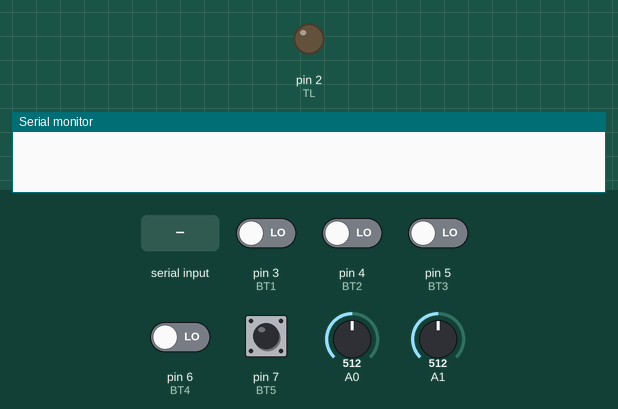
This sketch was run on a simulated Arduino Uno, built with avr-gcc and run on an emulated ATmega328P. On the bench: output pins drawn as LEDs (lit = HIGH), the last lines printed to the serial monitor. The inputs (shaded band) are chosen by the test bench; at power-on: pin 7 (BT5) HIGH, pin 3 (BT1), pin 4 (BT2), pin 5 (BT3), pin 6 (BT4) LOW, A0 = 512, A1 = 512.

Above: at 1.2 s.
1.3 s: "ILP+LASER" received over Serial
At 2.8 s:
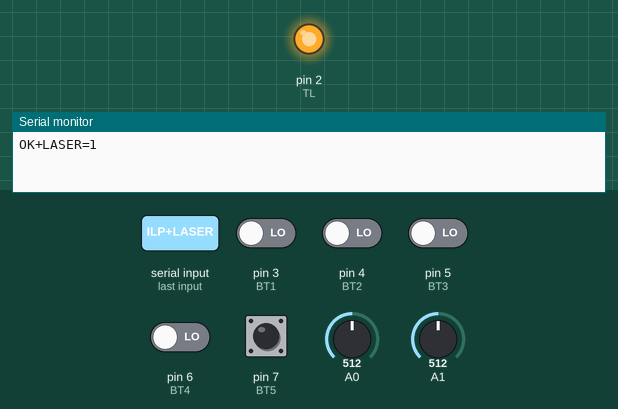
7.8 s: "ILP+LASER" received over the second serial link
At 9.4 s:
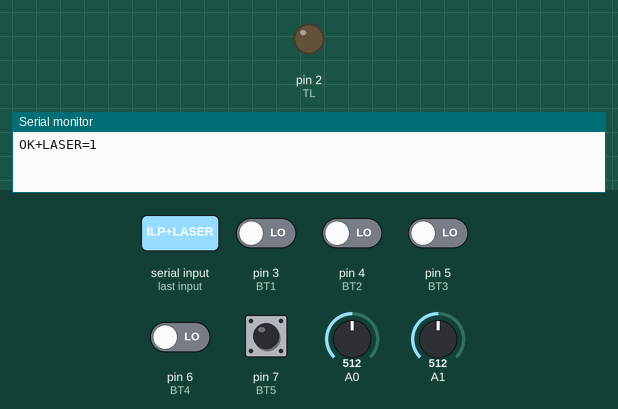
Timing chart, 0 to 10.9 s (numbered marks = the images above; inputs shaded):
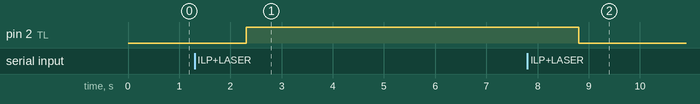

Measured:
- after the input at 1.3 s, pin 2 (TL): LOW → HIGH after 1.0 s
- after the input at 7.8 s, pin 2 (TL): HIGH → LOW after 1.0 s

The sketch:

V6.ino
```cpp
#include <SoftwareSerial.h>
#include <EEPROM.h>

#define BT1 3
#define BT2 4
#define BT3 5
#define BT4 6
#define BT5 7

#define TL 2

#define joyX A0
#define joyY A1

#define LASER_MODE_ADDRESS 0
#define DEADZONE_ADDRESS 1
#define LASER_BUTTON_ADDRESS 2

bool is_connected;
bool laser_state = false;
bool b_pressed[5] = {false, false, false, false, false};
String command;
int laser_mode;
int laser_button;
int xValue, yValue, deadzone, joy_tick_counter = 0;

typedef enum
{
  B_UNCHANGED = -1,
  B_RELEASED,
  B_PRESSED
} STATES;

SoftwareSerial hc05(10, 11);

void setup() {
  pinMode(BT1, INPUT);
  pinMode(BT2, INPUT);
  pinMode(BT3, INPUT);
  pinMode(BT4, INPUT);
  pinMode(BT5, INPUT_PULLUP);

  pinMode (TL, OUTPUT);

  Serial.begin(9600);
  hc05.begin(9600);

  laser_mode = (int)EEPROM.read(LASER_MODE_ADDRESS);
  deadzone = (int)EEPROM.read(DEADZONE_ADDRESS);
  laser_button = (int)EEPROM.read(LASER_BUTTON_ADDRESS);
}

STATES update_button(int button, bool *button_state) {
  if (button == BT1 + 4) {
    if (digitalRead(button) == LOW && *button_state == false) {
      *button_state = true;
      return B_PRESSED;
    } else if (digitalRead(button) == HIGH && *button_state == true) {
      *button_state = false;
      return B_RELEASED;
    }
  } else {
    if (digitalRead(button) == HIGH && *button_state == false) {
      *button_state = true;
      return B_PRESSED;
    } else if (digitalRead(button) == LOW && *button_state == true) {
      *button_state = false;
      return B_RELEASED;
    }
  }

  return B_UNCHANGED;
}

void update_laser_mode(int mode, Stream *stream) {
  if (mode != 0 && mode != 1 && mode != 2) {
    mode = 1;
  }

  EEPROM.update(LASER_MODE_ADDRESS, mode);
  laser_mode = mode;
  stream->print("OK+LASERMODE=");
  stream->println(mode);
}

void update_laser_button(int button, Stream *stream) {
  if (!(button >= 0 && button <= 5)) {
    button = 0;
  }

  EEPROM.update(LASER_BUTTON_ADDRESS, button);
  laser_button = button;
  stream->print("OK+LASERBUTTON=");
  stream->println(button);
}

void update_deadzone(int value, Stream *stream) {
  value = constrain(value, 0, 100);
  EEPROM.update(DEADZONE_ADDRESS, value);
  deadzone = value;
  stream->print("OK+DEADZONE=");
  stream->println(deadzone);
}

int joyRawToPhys(int raw) {
  return map(raw, 0, 1023, -100, 100);
}

int getJoyValue(int joy) {
  int value = joyRawToPhys(analogRead(joy));
  if (abs(value) < deadzone) {
    value = 0;
  }
  return value;
}

void handle_commands(Stream *stream) {
  if (!is_connected) {
    is_connected = true;
  }
  command = stream->readString();
  if (command.equals("ILP")) {
    stream->println("OK"); // Handshake
  } else if (command.equals("ILP+LASERMODE?")) {
    stream->print("OK+LASERMODE=");
    stream->println(laser_mode);
  } else if (command.startsWith("ILP+LASERMODE=")) {
    update_laser_mode(command.substring(command.indexOf("=") + 1).toInt(), stream);
  } else if (command.equals("ILP+LASERBUTTON?")) {
    stream->print("OK+LASERBUTTON=");
    stream->println(laser_button);
  } else if (command.startsWith("ILP+LASERBUTTON=")) {
    update_laser_button(command.substring(command.indexOf("=") + 1).toInt(), stream);
  } else if (command.equals("ILP+LASER?")) {
    stream->print("OK+LASER=");
    stream->println(laser_state);
  } else if (command.equals("ILP+LASER")) {
    digitalWrite(TL, laser_state ? LOW : HIGH);
    laser_state = !laser_state;
    stream->print("OK+LASER=");
    stream->println(laser_state);
  } else if (command.equals("ILP+DEADZONE?")) {
    stream->print("OK+DEADZONE=");
    stream->println(deadzone);
  } else if (command.startsWith("ILP+DEADZONE=")) {
    update_deadzone(command.substring(command.indexOf("=") + 1).toInt(), stream);
  } else if (command.startsWith("ILP+UPDATELASER=")) {
    update_laser_mode(command.substring(command.indexOf("=") + 1).toInt(), stream);
    update_laser_button(command.substring(command.indexOf(",") + 1).toInt(), stream);
  }
}

void loop() {
  for(int i = 0; i < 5; ++i) {
    switch (update_button(BT1 + i, &b_pressed[i])) {
      case B_PRESSED:
         if ((i == 0 && !is_connected) || (laser_button == i + 1 && laser_mode == 1)){ // If not connected use mode 1 for b1
          digitalWrite(TL, HIGH);
          laser_state = true;
        } else if (laser_button == i + 1 && laser_mode == 2) {
          digitalWrite(TL, laser_state ? LOW : HIGH);
          laser_state = !laser_state;
        } else {
          hc05.println("ILP+B" + (String)(i+1) + "=0");
          Serial.println("ILP+B" + (String)(i+1) + "=0");
        }
        break;
      case B_RELEASED:
        if (((i == 0 && !is_connected) || (laser_button == i + 1 && laser_mode == 1)) && laser_state) { // If not connected use mode 1 for b1
          digitalWrite(TL, LOW);
          laser_state = false;
        } else if (laser_button == i + 1 && laser_mode == 2) {
        } else {
          hc05.println("ILP+B" + (String)(i+1) + "=1");
          Serial.println("ILP+B" + (String)(i+1) + "=1");
        }
        break;
    }
  }

  if (hc05.available())
  {
    handle_commands(&hc05);
  }

  if (Serial.available())
  {
    handle_commands(&Serial);
  }

  if (is_connected && joy_tick_counter > 10 && (getJoyValue(joyX) != 0 || getJoyValue(joyY) != 0)) {
    Serial.println("test");

    hc05.print("ILP+JOYSTICK=");
    hc05.print(getJoyValue(joyX));
    hc05.print(",");
    hc05.println(getJoyValue(joyY));

    Serial.print("ILP+JOYSTICK=");
    Serial.print(getJoyValue(joyX));
    Serial.print(",");
    Serial.println(getJoyValue(joyY));
    joy_tick_counter = 0;
  }
  joy_tick_counter++;

  delay(10);
}
```
